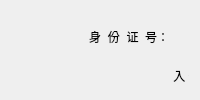
    <widget class="QWidget" name="tab3">
     <property name="styleSheet">
      <string notr="true"/>
     </property>
     <attribute name="title">
      <string>退房结算</string>
     </attribute>
     <layout class="QGridLayout" name="gridLayout_6">
      <item row="0" column="0">
       <widget class="QGroupBox" name="groupBox_3">
        <property name="enabled">
         <bool>true</bool>
        </property>
        <property name="styleSheet">
         <string notr="true">border :0px ;
border-color: rgb(173, 168, 166);</string>
        </property>
        <property name="title">
         <string/>
        </property>
        <property name="flat">
         <bool>false</bool>
        </property>
        <property name="checkable">
         <bool>false</bool>
        </property>
        <widget class="QLabel" name="label_7">
         <property name="geometry">
          <rect>
           <x>15</x>
           <y>15</y>
           <width>295</width>
           <height>22</height>
          </rect>
         </property>
         <property name="minimumSize">
          <size>
           <width>295</width>
           <height>22</height>
          </size>
         </property>
         <property name="maximumSize">
          <size>
           <width>295</width>
           <height>22</height>
          </size>
         </property>
         <property name="styleSheet">
          <string notr="true">border-image: url(:/new/prefix1/xia2.jpg);</string>
         </property>
         <property name="text">
          <string>                   身  份  证  号： </string>
         </property>
        </widget>
        <widget class="QLineEdit" name="leOut_ID">
         <property name="geometry">
          <rect>
           <x>317</x>
           <y>15</y>
           <width>179</width>
           <height>22</height>
          </rect>
         </property>
         <property name="minimumSize">
          <size>
           <width>179</width>
           <height>22</height>
          </size>
         </property>
         <property name="maximumSize">
          <size>
           <width>179</width>
           <height>22</height>
          </size>
         </property>
         <property name="styleSheet">
          <string notr="true">border :0px ;</string>
         </property>
        </widget>
        <widget class="QPushButton" name="pbOut_Search">
         <property name="geometry">
          <rect>
           <x>503</x>
           <y>13</y>
           <width>179</width>
           <height>24</height>
          </rect>
         </property>
         <property name="minimumSize">
          <size>
           <width>179</width>
           <height>24</height>
          </size>
         </property>
         <property name="maximumSize">
          <size>
           <width>179</width>
           <height>22</height>
          </size>
         </property>
         <property name="styleSheet">
          <string notr="true">border-image: url(:/new/prefix1/blueButton.jpg);
font: 75 11pt &quot;Ubuntu&quot;;
color: rgb(255, 255, 255);</string>
         </property>
         <property name="text">
          <string>查     询</string>
         </property>
        </widget>
        <widget class="QLabel" name="label_8">
         <property name="geometry">
          <rect>
           <x>16</x>
           <y>44</y>
           <width>671</width>
           <height>41</height>
          </rect>
         </property>
         <property name="minimumSize">
          <size>
           <width>0</width>
           <height>0</height>
          </size>
         </property>
         <property name="maximumSize">
          <size>
           <width>1000</width>
           <height>1000</height>
          </size>
         </property>
         <property name="styleSheet">
          <string notr="true">border-image: url(:/new/prefix1/lanhua.jpg);
color: rgb(0, 0, 0);
font: 75 14pt &quot;Agency FB&quot;;</string>
         </property>
         <property name="text">
          <string>                                            入 住 信 息</string>
         </property>
        </widget>
        <widget class="QLabel" name="label_9">
         <property name="geometry">
          <rect>
           <x>15</x>
           <y>475</y>
           <width>135</width>
           <height>22</height>
          </rect>
         </property>
         <property name="minimumSize">
          <size>
           <width>135</width>
           <height>22</height>
          </size>
         </property>
         <property name="maximumSize">
          <size>
           <width>135</width>
           <height>22</height>
          </size>
         </property>
         <property name="styleSheet">
          <string notr="true">border-image: url(:/new/prefix1/xia2.jpg);</string>
         </property>
         <property name="text">
          <string>实际入住天数:</string>
         </property>
        </widget>
        <widget class="QLineEdit" name="leRealdate">
         <property name="geometry">
          <rect>
           <x>157</x>
           <y>475</y>
           <width>175</width>
           <height>22</height>
          </rect>
         </property>
         <property name="minimumSize">
          <size>
           <width>175</width>
           <height>22</height>
          </size>
         </property>
         <property name="maximumSize">
          <size>
           <width>175</width>
           <height>22</height>
          </size>
         </property>
         <property name="styleSheet">
          <string notr="true">border :0px ;</string>
         </property>
        </widget>
        <widget class="QLabel" name="label_10">
         <property name="geometry">
          <rect>
           <x>15</x>
           <y>504</y>
           <width>135</width>
           <height>19</height>
          </rect>
         </property>
         <property name="styleSheet">
          <string notr="true">border-image: url(:/new/prefix1/xia2.jpg);</string>
         </property>
         <property name="text">
          <string>应  缴  费  用：</string>
         </property>
        </widget>
        <widget class="QLineEdit" name="lePay">
         <property name="geometry">
          <rect>
           <x>157</x>
           <y>504</y>
           <width>175</width>
           <height>22</height>
          </rect>
         </property>
         <property name="minimumSize">
          <size>
           <width>175</width>
           <height>22</height>
          </size>
         </property>
         <property name="maximumSize">
          <size>
           <width>175</width>
           <height>22</height>
          </size>
         </property>
         <property name="styleSheet">
          <string notr="true">border :0px ;</string>
         </property>
        </widget>
        <widget class="QPushButton" name="pbCheckout">
         <property name="geometry">
          <rect>
           <x>339</x>
           <y>502</y>
           <width>179</width>
           <height>24</height>
          </rect>
         </property>
         <property name="minimumSize">
          <size>
           <width>179</width>
           <height>24</height>
          </size>
         </property>
         <property name="maximumSize">
          <size>
           <width>179</width>
           <height>24</height>
          </size>
         </property>
         <property name="styleSheet">
          <string notr="true">border-image: url(:/new/prefix1/blueButton.jpg);
font: 75 11pt &quot;Ubuntu&quot;;
color: rgb(255, 255, 255);</string>
         </property>
         <property name="text">
          <string>退    房</string>
         </property>
        </widget>
        <widget class="QTableView" name="tableView_2">
         <property name="geometry">
          <rect>
           <x>3</x>
           <y>272</y>
           <width>691</width>
           <height>191</height>
          </rect>
         </property>
         <property name="minimumSize">
          <size>
           <width>0</width>
           <height>0</height>
          </size>
         </property>
         <property name="maximumSize">
          <size>
           <width>10000</width>
           <height>10000</height>
          </size>
         </property>
         <property name="styleSheet">
          <string notr="true">border-image: url(:/new/prefix1/xia2.jpg);</string>
         </property>
        </widget>
        <widget class="QTableView" name="tvQuery">
         <property name="geometry">
          <rect>
           <x>3</x>
           <y>81</y>
           <width>691</width>
           <height>191</height>
          </rect>
         </property>
         <property name="minimumSize">
          <size>
           <width>0</width>
           <height>0</height>
          </size>
         </property>
         <property name="maximumSize">
          <size>
           <width>1000</width>
           <height>11000</height>
          </size>
         </property>
         <property name="styleSheet">
          <string notr="true">border-image: url(:/new/prefix1/shang2.jpg);</string>
         </property>
        </widget>
       </widget>
      </item>
     </layout>
    </widget>
